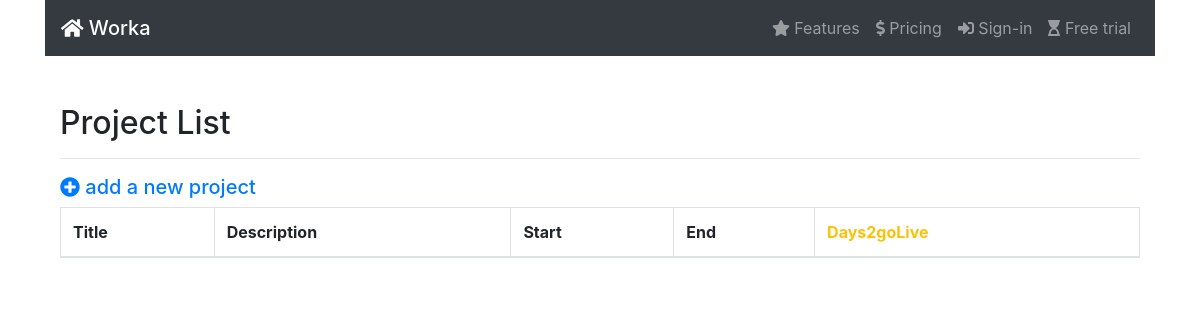
Before: /project/ with the older database file.
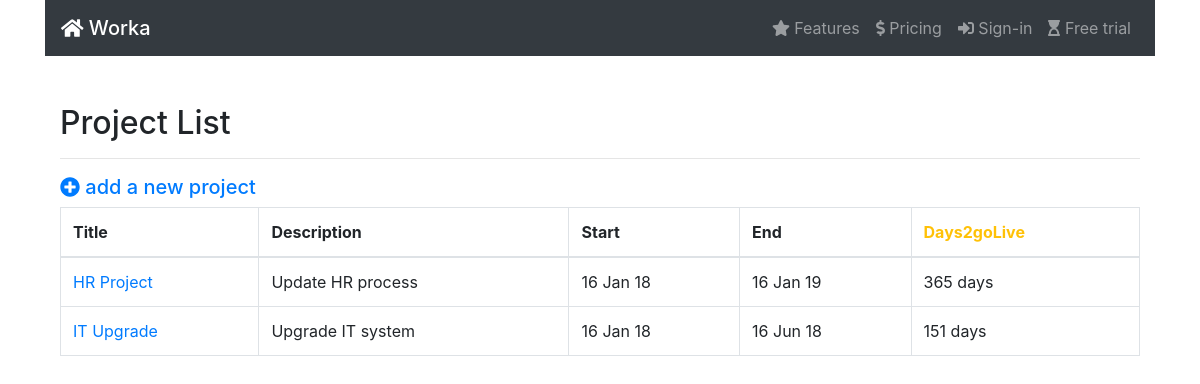
After: the same page with the newer database file.
### project/models.py (models this page shows, shortened)
class Project(models.Model):
	name = models.CharField(max_length=120, verbose_name='Title')
	desc = models.CharField(max_length=300, verbose_name='Purpose')
	owners = models.ManyToManyField(settings.AUTH_USER_MODEL)
	start_date = models.DateField(verbose_name='Starts')
	end_date = models.DateField(verbose_name='Ends')
	created = models.DateTimeField(auto_now_add=True)
	updated = models.DateTimeField(auto_now=True)
	objects = models.Manager() #the default manager
	class Meta:
		ordering = ('created',)
	def days_until_go_live(self):
		until_go = self.end_date - datetime.date.today()
		return until_go.days

### project/views.py (the view)
class ProjectList(ListView):
    model = Project
    fields = ['name','desc','start_date','end_date']

### home/templates/project/project_list.html (shortened to what this page needs)
{% extends "base.html" %}
{% load i18n %}
{% load staticfiles %}
{% load bootstrap3 %}
{% block content %}
<br>
<br>
<div class="container">
  <h2>Project List</h2>
            <hr>
<a href="{% url 'project:projectCreate' %}"><h5 class="text-primary"><i class="fa fa-plus-circle"></i> add a new project</h5></a>
            <table class='table table-bordered table-hover'>
			<thead>
				<tr>
					<th>Title</th>
					<th>Description</th>
					<th>Start</th>
					<th>End</th>
					<th class="text-warning">Days2goLive</th>
				</tr>
			</thead>
			{% for project in project_list %}
			<tr>
				<td><a href="{% url 'project:projectUpdate' project.id %}">{{ project.name }}</a></td>
				<td>{{ project.desc }}</td>
				<td>{{ project.start_date|date:"d M y" }}</td>
				<td>{{ project.end_date|date:"d M y" }}</td>
				<td>{{ project.days_until_go_live }} days</td>
			</tr>
			{% endfor %}
		</table>
</div>
{% endblock %}

### home/templates/base.html (shortened to what this page needs)
{% load staticfiles %}
<!doctype html>
<html lang="en">
  <head>
    <link rel="stylesheet" href="https://maxcdn.bootstrapcdn.com/bootstrap/4.0.0-beta.3/css/bootstrap.min.css">
  </head>
  <body>
    <div class="container">
{% include "navbar.html" %}
{% block content %}
{% endblock %}
</div>
  </body>
</html>

### home/templates/navbar.html (shortened to what this page needs)
<nav class="navbar navbar-expand-lg navbar-dark bg-dark">
    <a class="navbar-brand  mb-0 h1" href="{% url 'home' %}"><i class="fas fa-home"></i> Worka</a>
  {% if request.user.is_authenticated %}
  <div class="collapse navbar-collapse justify-content-end" id="navbarNavDropdown">
        <ul class="navbar-nav">
        	{% if request.user.is_superuser %}
      <li class="nav-item">
            <a class="nav-link" href='{% url "admin:index" %}'><i class="fab fa-superpowers"></i> Admin</a>
          </li>
          {% endif %}
        	<li class="nav-item">
            <a class="nav-link" href='#'><i class="fas fa-calendar-times"></i> Timesheets</a>
          </li>
          <li class="nav-item">
            <a class="nav-link" href='{% url "project:projectList" %}'><i class="fas fa-briefcase"></i> Projects</a>
          </li>
          <li class="nav-item">
            <a class="nav-link" href='#'><i class="fas fa-envelope"></i> Messages</a>
          </li>
          <li class="nav-item">
            <a class="nav-link" href='{% url "profileView" %}'><i class="fas fa-cog fa-spin"></i> Settings</a>
          </li>
          <li class="nav-item">
            <a class="nav-link" href="{% url 'auth_logout' %}"><i class="fas fa-sign-out-alt"></i> Log out {{request.user}}</a>
          </li></ul>
      </div>
{% else %}
      <div class="collapse navbar-collapse  justify-content-end" id="navbarNavDropdown">
        <ul class="navbar-nav">
          <li class="nav-item">
            <a class="nav-link" href="#"><i class="fas fa-star"></i> Features</a>
          </li>
          <li class="nav-item">
            <a class="nav-link" href="#"><i class="fas fa-dollar-sign"></i> Pricing</a>
          </li>
          <li class="nav-item">
            <a class="nav-link" href="{% url 'auth_login' %}"><i class="fas fa-sign-in-alt"></i> Sign-in</a>
          </li>
          <li class="nav-item">
            <a class="nav-link" href="{% url 'registration_register' %}"><i class="fas fa-hourglass-start"></i> Free trial</a>
          </li>
        </ul>
      </div>
    {% endif %}
</nav>

Changed rows visible on the page:
added Project: name "HR Project", desc "Update HR process", start_date "16 Jan 18", end_date "16 Jan 19", days_until_go_live "365"
added Project: name "IT Upgrade", desc "Upgrade IT system", start_date "16 Jan 18", end_date "16 Jun 18", days_until_go_live "151"
